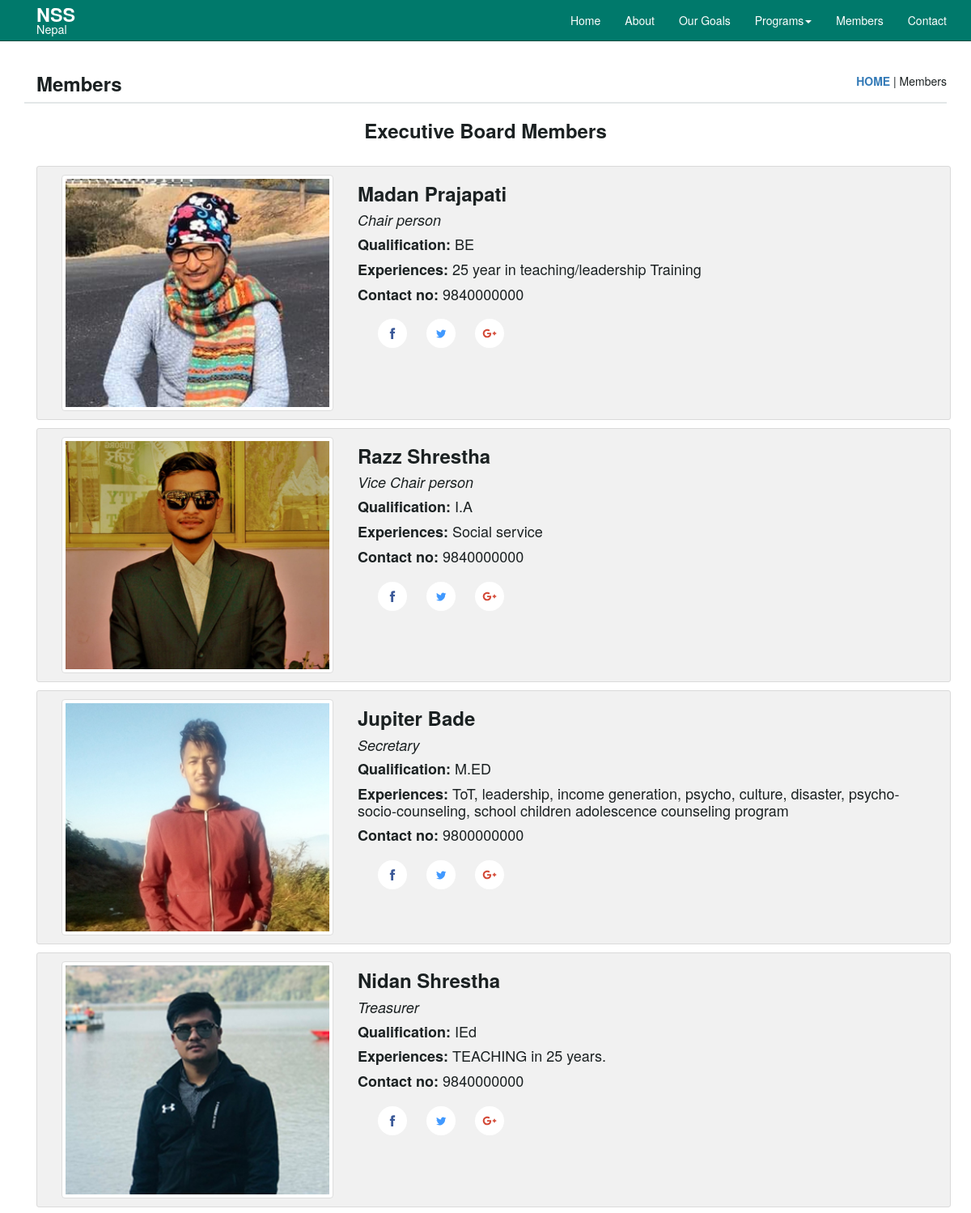
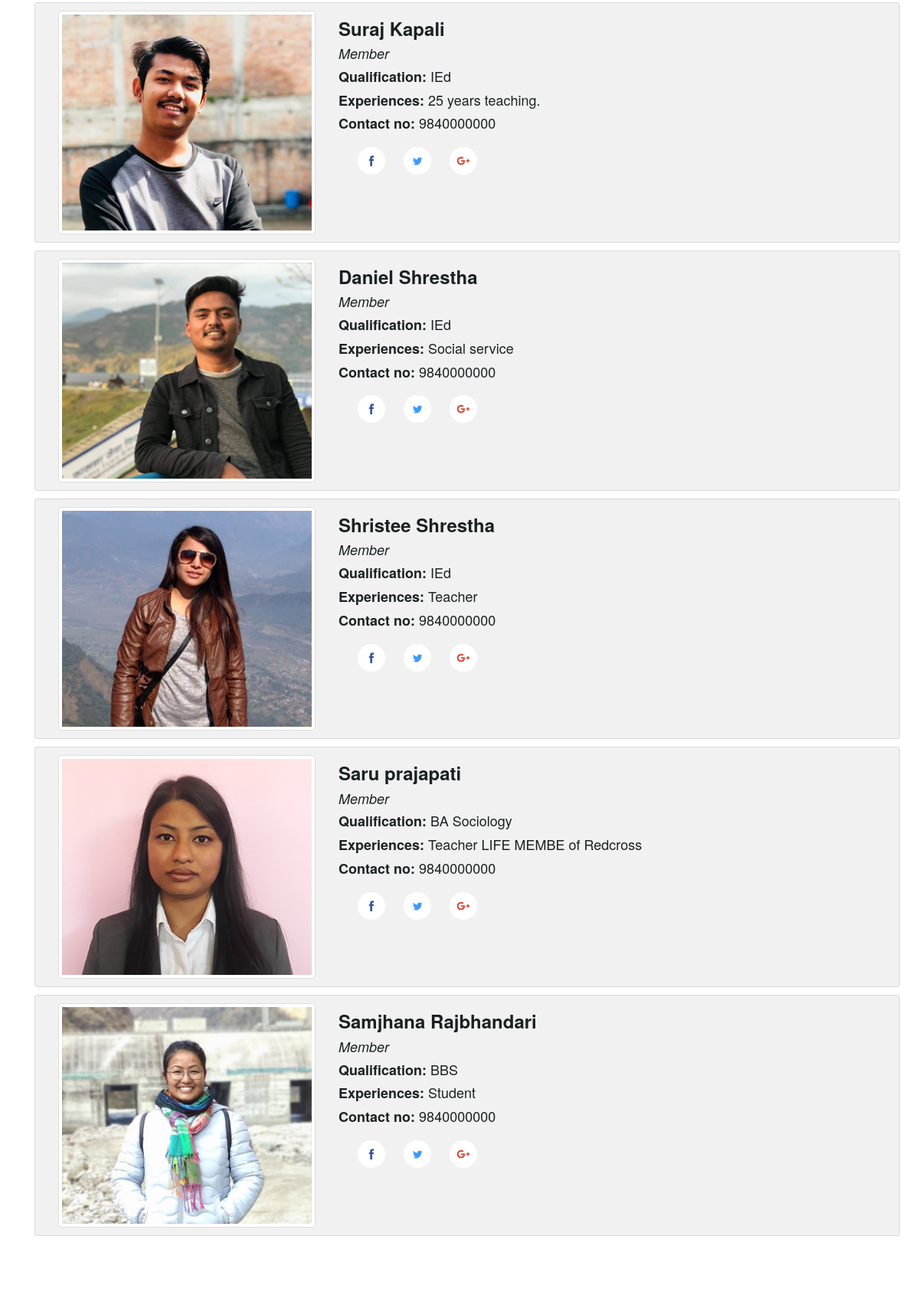
Page /pages/allmember.php (upper part) on the committed database (2 pictures, top to bottom).
### tables this page shows
CREATE TABLE `tb_members` (
  `SN` int(11) NOT NULL,
  `Image` varchar(255) NOT NULL,
  `Name` varchar(100) NOT NULL,
  `Position` varchar(100) NOT NULL,
  `Qualification` varchar(100) NOT NULL,
  `Experiences` varchar(200) NOT NULL,
  `Number` varchar(20) NOT NULL,
  `Flink` varchar(100) NOT NULL,
  `Tlink` varchar(100) NOT NULL,
  `Glink` varchar(100) NOT NULL
);

### pages/allmember.php (the view, shortened to what this page needs)
<?php
  include "../admin/connect.php";
?>
<!DOCTYPE html>
<html>
<head>
  <link rel="stylesheet" type="text/css" href="../stylesheets/bootstrap.min.css">
  <link rel="stylesheet" type="text/css" href="../stylesheets/bootstrap.css">
  <link rel="stylesheet" href="../stylesheets/main.css">
  <link rel="stylesheet" type="text/css" href="http://fontawesome.io/assets/font-awesome/css/font-awesome.css">
</head>
<body>
  <nav class="navbar-fixed-top navbar-inverse md--navbar">
    <div class="container">
      <div class="navbar-header">
        <a class="navbar-brand" href="../index.php"><span class="main-logo">NSS</span><br><span class="sub-logo">Nepal</span></a>
      </div>
      <div class="collapse navbar-collapse" id="navbar-collapse-3">
        <ul class="nav navbar-nav navbar-right">
          <li><a href="../index.php">Home</a></li>
          <li><a href="about.html">About</a></li>
          <li><a href="ourGoal.html">Our Goals</a></li>
          <li class="dropdown">
            <a class="dropdown-toggle" data-toggle="dropdown" href="#">Programs<span class="caret"></span></a>
          </li>
          <li><a href="allmember.php">Members</a></li>
          <li><a href="contact.html">Contact</a></li>
        </ul>
      </div>
    </div>
  </nav>
  <section class="md--page-header">
    <div class="container">
      <div class="row about-us__heading">
        <div class="col-sm-6">
          <h3 class="members__left">Members</h3>
        </div>
        <div class="col-sm-6 members__right"> <a href="../index.php">HOME</a> | Members </div>
      </div>
      <hr class="ourgoals__hr">
      <h3 class="members__subheader">Executive Board Members</h3>
      <div class="members--wrapper">
        <div class="row">
          <?php
            $imgpath = "../images/members/";
            $memquery = "SELECT * FROM tb_members";
            $memres=$con->query($memquery);
            while($row=$memres->fetch_object()){
              echo "<div class='col-sm-12 member-info'>
                <div class='col-sm-4 image-sizing'>
                  <img class='img-responsive img-thumbnail' src='$imgpath$row->Image'>
                </div>
                <div class='col-sm-8 text-sizing'>
                  <h3>$row->Name</h3>
                  <h4><i>$row->Position</i></h4>
                  <h4><strong>Qualification:</strong> $row->Qualification</h4>
                  <h4><strong>Experiences:</strong> $row->Experiences</h4>
                  <h4><strong>Contact no:</strong> $row->Number</h4>
                  <div class='col-sm-6'>
                    <a href='$row->Flink' class='social facebook' title='Facebook'>
                      <svg viewBox='0 0 512 512'>
                        <path d='M211.9 197.4h-36.7v59.9h36.7V433.1h70.5V256.5h49.2l5.2-59.1h-54.4c0 0 0-22.1 0-33.7 0-13.9 2.8-19.5 16.3-19.5 10.9 0 38.2 0 38.2 0V82.9c0 0-40.2 0-48.8 0 -52.5 0-76.1 23.1-76.1 67.3C211.9 188.8 211.9 197.4 211.9 197.4z' />
                      </svg>
                    </a>
                    <a href='$row->Tlink' class='social twitter' title='Twitter'>
                    </a>
                    <a href='$row->Glink' class='social googleplus' title='GooglePlus'>
                    </a>
                  </div>
                </div>
              </div>";
            }
          ?>
        </div>
      </div>
    </div>
  </section>
</body>
</html>

### stylesheets/main.css (style rules this page uses)
.md--page-header { margin: 80px 0px; color: #1b2122; }
.md--page-header h3 { margin: 0px; font-weight: bold; }
.md--page-header a { font-weight: bold; text-decoration: none; transition: 0.3s; }
.md--navbar { color: #fff; background-color: #00796B; border-color: #00796B; border-bottom: 1px solid #004c40; }
.navbar-brand { line-height: 15px; padding: 10px 15px; }
.main-logo { font-weight: bold; font-size: 1.3em; }
.sub-logo { font-size: 0.8em; font-weight: normal; }
.navbar-nav > li { transition: .3s; }
.social { display: inline-block; width: 36px; height: 36px; padding: 8px; border-radius: 100%; background-color: white; margin: 10px; transition: all 0.5s ease-in-out; }
.social svg { transition: transform 0.5s ease-out; }
.facebook { fill: #3b5998; }
.twitter { fill: #4099FF; }
.googleplus { fill: #d34836; }
.ourgoals__hr { border-top: 2px solid #E3E7E8; margin: 0px; }
.members__left { padding: 10px 15px; }
.members__right { padding: 10px 15px; text-align: right; }
.member-info { border: 1px solid #dadada; margin-top: 10px; border-radius: 3px; background: #f1f1f1; }
.members__subheader { padding: 20px 15px; text-align: center; }
.image-sizing { margin: 10px 0px; }
.text-sizing { margin-top: 50px; }
.members--wrapper { padding: 0px 10px 0px 30px; }
@media (max-width: 1200px) { .text-sizing { margin-top: 20px; } }
a { outline: 0; }

### rows in the picture
tb_members: Image (picture), Name "Madan Prajapati", Position "Chair person", Qualification "BE", Experiences "25 year in teaching/leadership Training", Number "9840000000"
tb_members: Image (picture), Name "Razz Shrestha", Position "Vice Chair person", Qualification "I.A", Experiences "Social service", Number "9840000000"
tb_members: Image (picture), Name "Jupiter Bade", Position "Secretary", Qualification "M.ED", Experiences "ToT, leadership, income generation, psycho, culture, disaster, psycho- socio-counseling, school children adolescence counseling program", Number "9800000000"
tb_members: Image (picture), Name "Nidan Shrestha", Position "Treasurer", Qualification "IEd", Experiences "TEACHING in 25 years.", Number "9840000000"
tb_members: Image (picture), Name "Suraj Kapali", Position "Member", Qualification "IEd", Experiences "25 years teaching.", Number "9840000000"
tb_members: Image (picture), Name "Daniel Shrestha", Position "Member", Qualification "IEd", Experiences "Social service", Number "9840000000"
tb_members: Image (picture), Name "Shristee Shrestha", Position "Member", Qualification "IEd", Experiences "Teacher", Number "9840000000"
tb_members: Image (picture), Name "Saru prajapati", Position "Member", Qualification "BA Sociology", Experiences "Teacher LIFE MEMBE of Redcross", Number "9840000000"
tb_members: Image (picture), Name "Samjhana Rajbhandari", Position "Member", Qualification "BBS", Experiences "Student", Number "9840000000"
